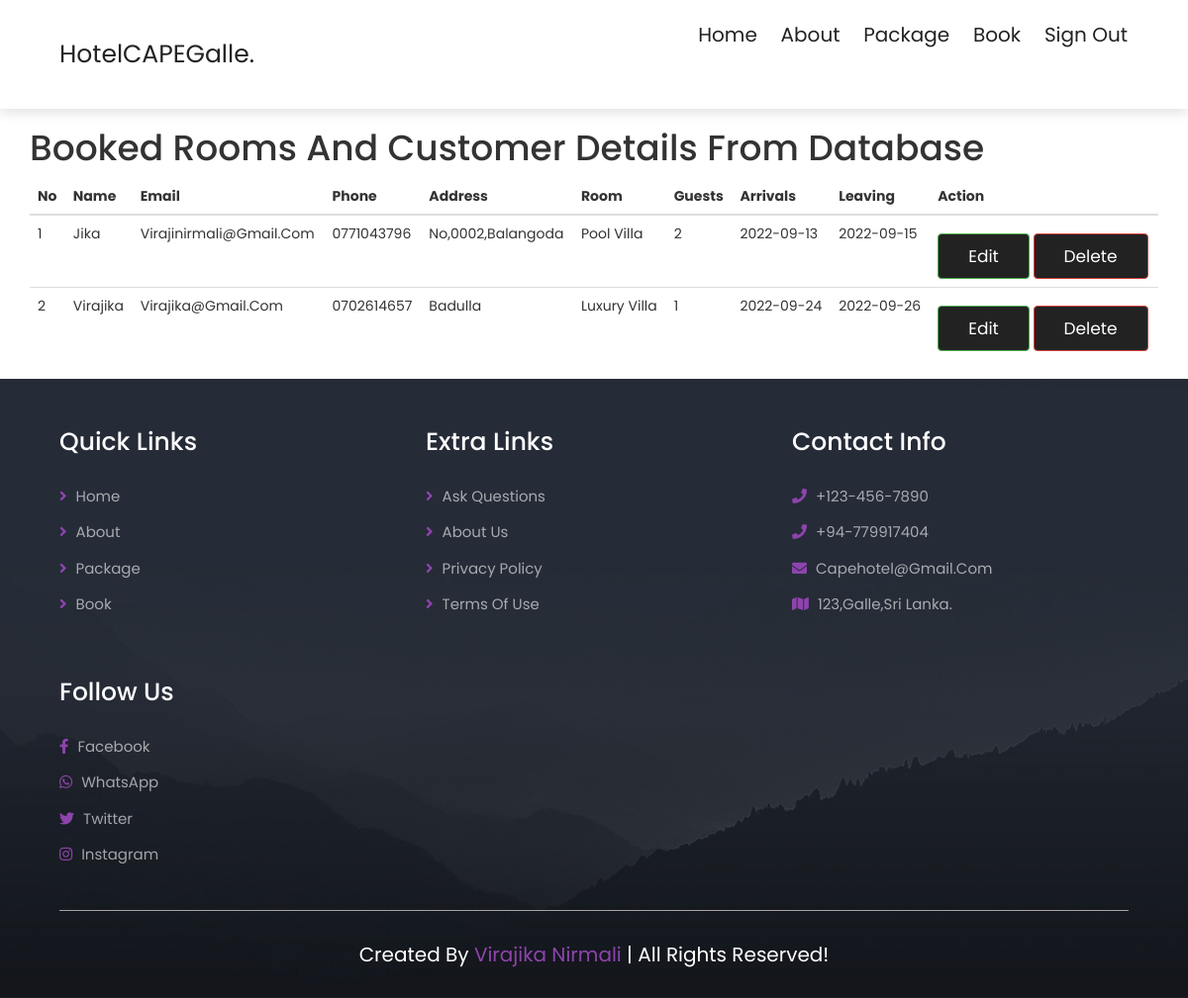
The app's page /admin.php with its own data.
### tables this page shows
CREATE TABLE `book_form` (
  `id` int(255) NOT NULL,
  `name` varchar(255) NOT NULL,
  `email` varchar(255) NOT NULL,
  `phone` varchar(10) NOT NULL,
  `address` varchar(255) NOT NULL,
  `room` varchar(255) NOT NULL,
  `guests` varchar(255) NOT NULL,
  `arrivals` date NOT NULL,
  `leaving` date NOT NULL
);

### admin.php (the view, shortened to what this page needs)
<!DOCTYPE html>
<html lang="en">
<head>
   <link rel="stylesheet" href="https://unpkg.com/swiper@7/swiper-bundle.min.css" />
   <link rel="stylesheet" href="https://cdnjs.cloudflare.com/ajax/libs/font-awesome/5.15.4/css/all.min.css">
   <link rel="stylesheet" href="css/style.css">
<link rel="stylesheet" href="https://maxcdn.bootstrapcdn.com/bootstrap/3.4.1/css/bootstrap.min.css">
   <link rel="stylesheet" href="css/style.css">
</head>
<body>
<section class="header">
   <a href="home.php" class="logo">HotelCAPEGalle.</a>
   <nav class="navbar">
      <a href="home.php">home</a>
      <a href="about.php">about</a>
      <a href="package.php">package</a>
      <a href="book.php">book</a>
      <a id='sign_out' class='nav-link' href='sign_out.php'>Sign out</a>
   </nav>
</section>
<div class="container">
    <h1>Booked Rooms and Customer details from Database</h1>
    <table class="table table-boarder">
        <thead>
            <tr>
                <th> No  </th>
                <th> Name  </th>
                <th> Email  </th>
                <th> Phone  </th>
                <th> Address  </th>
                <th> Room  </th>
                <th> Guests  </th>
                <th> Arrivals  </th>
                <th> Leaving  </th>
                <th> Action  </th>
            </tr>
        </thead>
        <tbody>
        <?php
        $c=1;
        $con=mysqli_connect("localhost","root","","book_db");
        $sel="SELECT * FROM book_form ";
        $query=$con->query($sel);
        while($row=$query->fetch_assoc()){
        ?>
            <tr><td><?php echo $c++;?> </td>
                <td><?php echo $row['name'];?> </td>
                <td><?php echo $row['email'];?> </td>
                <td><?php echo $row['phone'];?> </td>
                <td><?php echo $row['address'];?></td>
                <td><?php echo $row['room'];?></td>
                <td><?php echo $row['guests'];?> </td>
                <td><?php echo $row['arrivals'];?> </td>
                <td><?php echo $row['leaving'];?> </td>
                <td>
                <a href="" class="btn btn-success">Edit</a>
                <a href="" class="btn btn-danger">Delete</a>
            </td>
            </tr>
            <?php
            }
            ?>
        </tbody>
    </table>
</div>
<section class="footer">
   <div class="box-container">
      <div class="box">
         <h3>quick links</h3>
         <a href="home.php"> <i class="fas fa-angle-right"></i> Home</a>
         <a href="about.php"> <i class="fas fa-angle-right"></i> About</a>
         <a href="package.php"> <i class="fas fa-angle-right"></i> Package</a>
         <a href="book.php"> <i class="fas fa-angle-right"></i> Book</a>
      </div>
      <div class="box">
         <h3>extra links</h3>
         <a href="#"> <i class="fas fa-angle-right"></i> ask questions</a>
         <a href="#"> <i class="fas fa-angle-right"></i> about us</a>
         <a href="#"> <i class="fas fa-angle-right"></i> privacy policy</a>
         <a href="#"> <i class="fas fa-angle-right"></i> terms of use</a>
      </div>
      <div class="box">
         <h3>contact info</h3>
         <a href="#"> <i class="fas fa-phone"></i> +123-456-7890 </a>
         <a href="#"> <i class="fas fa-phone"></i> +94-779917404 </a>
         <a href="#"> <i class="fas fa-envelope"></i> capehotel@gmail.com</a>
         <a href="#"> <i class="fas fa-map"></i> 123,Galle,Sri Lanka. </a>
      </div>
      <div class="box">
         <h3>follow us</h3>
         <a href="#"> <i class="fab fa-facebook-f"></i> facebook </a>
         <a href="#"> <i class="fab fa-whatsapp"></i> WhatsApp </a>
         <a href="#"> <i class="fab fa-twitter"></i> twitter </a>
         <a href="#"> <i class="fab fa-instagram"></i> instagram </a>
      </div>
   </div>
   <div class="credit"> created by <span> Virajika Nirmali </span> | all rights reserved! </div>
</section>
</body>
</html>

### css/style.css (style rules this page uses)
:root { --main-color:#8e44ad; --black:#222; --white:#fff; --light-black:#777; --light-white:#fff9; --dark-bg:rgba(0,0,0,.7); --light-bg:#eee; --border:.1rem solid var(--black); --box-shadow:0 .5rem 1rem rgba(0,0,0,.1); --text-shadow:0 1.5rem 3rem rgba(0,0,0,.3); }
* { font-family: 'Poppins', sans-serif; margin:0; padding:0; box-sizing: border-box; outline: none; border:none; text-decoration: none; text-transform: capitalize; }
html { font-size: 62.5%; overflow-x: hidden; }
section { padding:5rem 10%; }
.btn { display: inline-block; background: var(--black); margin-top: 1rem; color:var(--white); font-size: 1.7rem; padding:1rem 3rem; cursor: pointer; }
.header { position: sticky; top:0; left:0; right:0; z-index: 1000; background-color: var(--white); display: flex; padding-top: 2rem; padding-bottom: 2rem; box-shadow: var(--box-shadow); align-items: center; justify-content: space-between; }
.header .logo { font-size: 2.5rem; color:var(--black); }
.header .navbar a { font-size: 2rem; margin-left: 2rem; color:var(--black); }
.footer { background: url(../images/footer-bg.jpg) no-repeat; background-size: cover; background-position: center; }
.footer .box-container { display: grid; grid-template-columns: repeat(auto-fit, minmax(25rem, 1fr)); gap: 3rem; }
.footer .box-container .box h3 { color:var(--white); font-size: 2.5rem; padding-bottom: 2rem; }
.footer .box-container .box a { color:var(--light-white); font-size: 1.5rem; padding-bottom: 1.5rem; display: block; }
.footer .box-container .box a i { color:var(--main-color); padding-right: .5rem; transition: .2s linear; }
.footer .credit { text-align: center; padding-top: 3rem; margin-top: 3rem; border-top: .1rem solid var(--light-white); font-size: 2rem; color:var(--white); }
.footer .credit span { color:var(--main-color); }
@media (max-width:1200px) { section { padding:3rem 5%; } }

### records on screen
book_form: name "Jika", email "Virajinirmali@gmail.com", phone "0771043796", address "No,0002,balangoda", room "Pool Villa", guests "2", arrivals "2022-09-13", leaving "2022-09-15"
book_form: name "Virajika", email "Virajika@gmail.com", phone "0702614657", address "Badulla", room "Luxury Villa", guests "1", arrivals "2022-09-24", leaving "2022-09-26"
